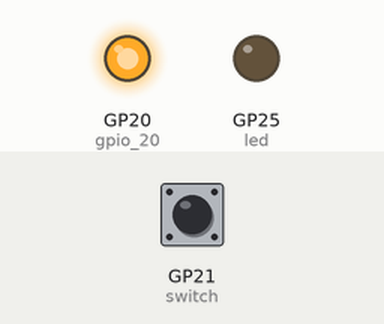
A program run on a simulated Raspberry Pi Pico running MicroPython. Shown: output pins drawn as LEDs (lit = HIGH). Inputs (shaded band) come from the test bench; at power-on: GP21 (switch) LOW.

Above: at 1.2 s.
1.3 s: GP21 (switch) pulled HIGH for 0.15 s
At 1.37 s:
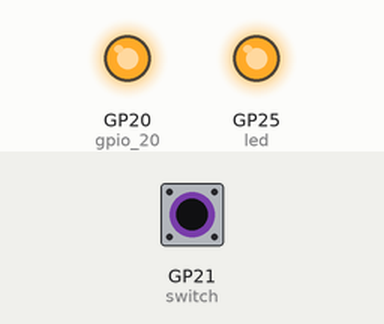
2.9 s: GP21 (switch) pulled HIGH for 3.2 s
At 7.4 s:
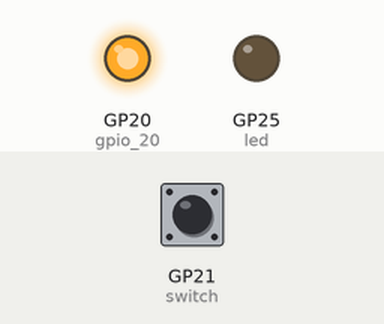
Timing chart, 0 to 8.9 s (numbered marks = the images above; inputs shaded):
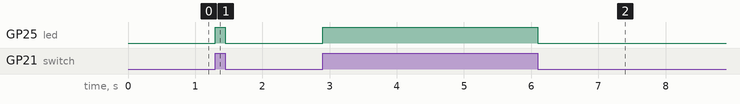

The program:

Input.py
```python
from machine import Pin

led = Pin(25, Pin.OUT)   # Built-in LED on Pico
switch = Pin(21, Pin.IN, Pin.PULL_DOWN)  # Switch input on GPIO 21 with pull-down
gpio_20 = Pin(20, Pin.OUT)  # GPIO 20 set HIGH

gpio_20.on()  # Ensure GPIO 20 is HIGH

while True:
    if switch.value():  # If switch (GPIO 21) is HIGH
        led.on()
    else:
        led.off()
```

Measured:
- after the input at 1.3 s, GP25 (led): LOW → HIGH at once, → LOW 0.15 s later
- after the input at 2.9 s, GP25 (led): LOW → HIGH at once, → LOW 3.2 s later
